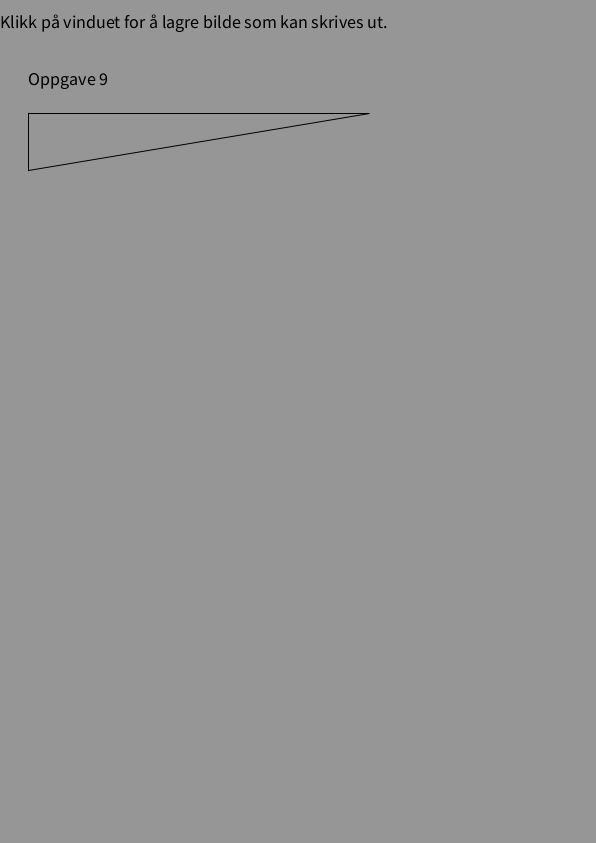
Frame 1 (no input)
Frame 60 (the mouse pressed at the canvas centre just before this capture): identical to frame 1, image omitted
Frame 120 (the mouse held since frame 60 and released just before this capture): identical to frame 1, image omitted

The Processing sketch that drew this single still picture (run headless with seeded random() and noise(); from frame 60 on, the mouse is pressed at the canvas centre):

// Processing sketch: oppgave9_formelsnu_trekant
// ── oppgave9_formelsnu_trekant.pde
float sfactor, svarAreal = 0;
float korrektAreal = 12; // 12 cm2, som oppgaven spesifiserer
int fargeKode = 150, i = 0;
void lagA4(){
  sfactor=28.4;
  scale(sfactor,sfactor);
  strokeWeight(1/sfactor);
  background(fargeKode);
}

void setup()
{
  // Skriv kode her
  lagA4();
  fill(255);
  size(596, 843);
}

void draw()
{
  lagA4();
  textSize(18/sfactor);
  fill(0);
  textAlign(LEFT);
  text("Klikk på vinduet for å lagre bilde som kan skrives ut.",0,1);
  translate(0,2);
  text("Oppgave 9",1,1);
  translate(1,2);
  fill(fargeKode);
  oppgave9();
  if(i == 0){
    if(svarAreal == korrektAreal)
    {
      println("Du har svart riktig!");
    }
    else
    {
      println("Arealet på trekanten din er feil. Endre på høyden og/eller grunnflata til trekanten (dette gjøres i fanen \"mittsvar\").");
    }
    i++;
  }
}
void trekant(float grunnflate, float hoyde)//, float hypotenus)
{
  triangle(0,0, grunnflate, 0, 0, hoyde);
}
// ── mittsvar.pde
void oppgave9()
{
  float grunnflate = 12;
  float hoyde = 2;
  trekant(grunnflate,hoyde);
  svarAreal = regnAreal(grunnflate,hoyde);
}

float regnAreal(float grunnlinje, float trekantHoyde)
{
  // Skriv kode her.
  float areal = (grunnlinje*trekantHoyde)/2;
  //println("Arealet av trekanten er (" + grunnlinje + " cm * " + trekantHoyde + " cm)/2 = " + areal + " cm2");
  return areal;
}
